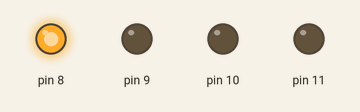
Simulated run of this sketch. Board: Arduino Uno, built with avr-gcc and run on an emulated ATmega328P. Parts: output pins drawn as LEDs (lit = HIGH).

Above: at 0.5 s.
At 1.5 s:
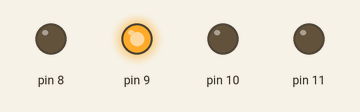
At 2.5 s:
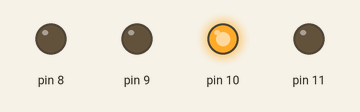
At 3.5 s:
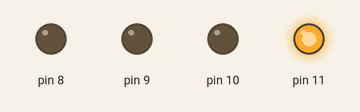
Timing chart, 0 to 5.2 s (numbered marks = the images above):
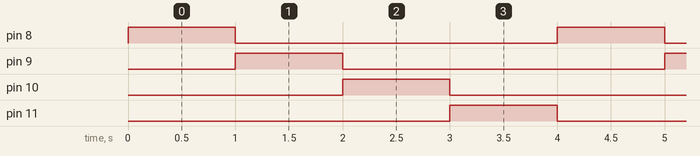

The sketch:

RoundRobinBlink.ino
```cpp
// (licence header left out)
void setup()
{
  /*
   * Set pin 8~11 to be OUTPUT mode, so a high power level can be
   * outputed to the respective pins.
   */
  pinMode(8, OUTPUT);
  pinMode(9, OUTPUT);
  pinMode(10, OUTPUT);
  pinMode(11, OUTPUT);
}

void loop()
{
  /*
   * Turn on LED connected to pin 8~11 one by one with a one-second
   * timeperiod.
   */
  for (int i=8; i<12; i++) {
    digitalWrite(i, HIGH);
    delay(1000);
    digitalWrite(i, LOW);
  }
}
```

Measured:
- by itself, pin 8–11: alternates HIGH for 1.0 s and LOW for 3.0 s
- by itself, everything shown: repeats every 4.0 s, in 5 steps
